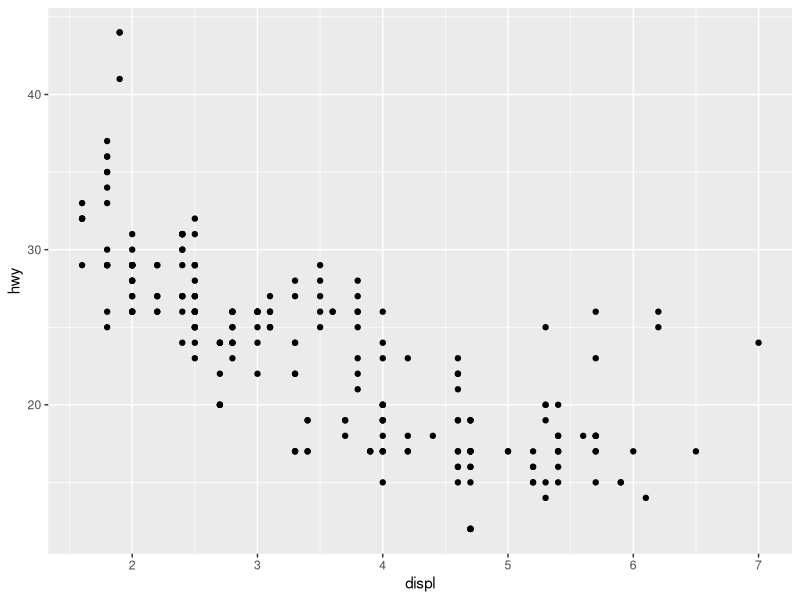
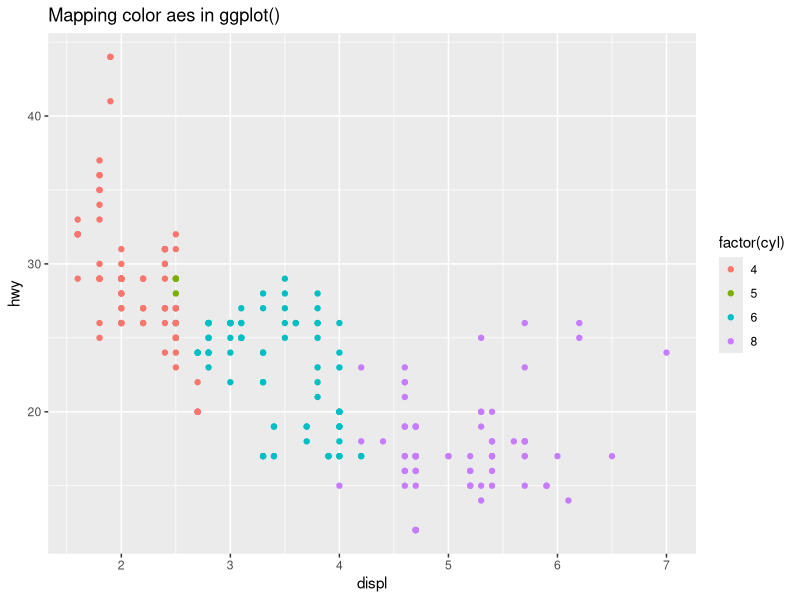
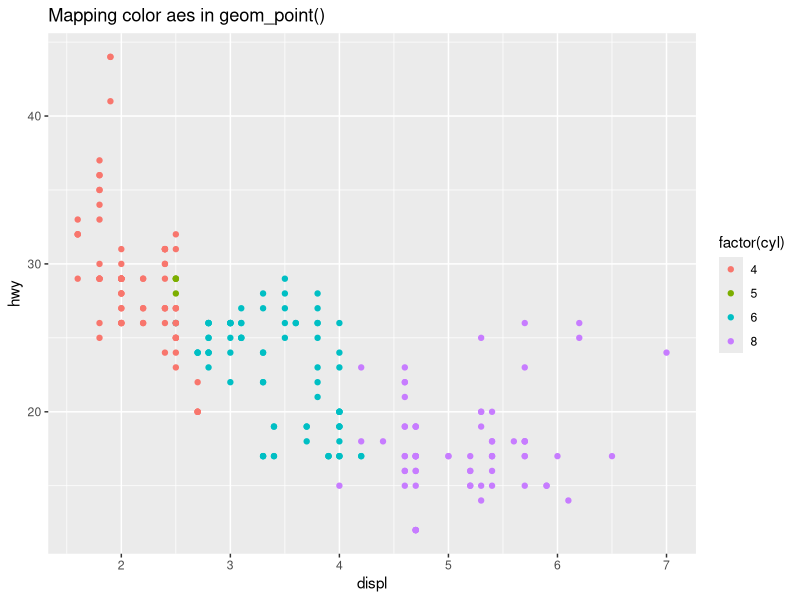
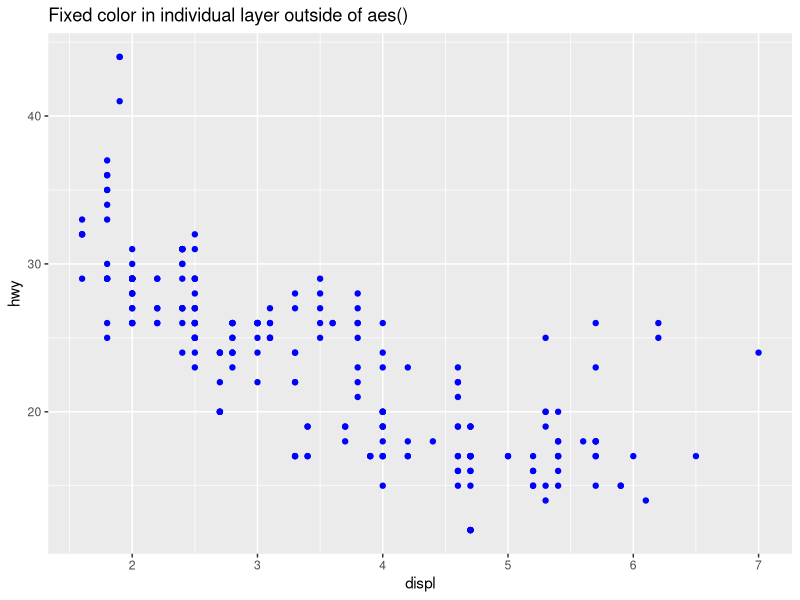
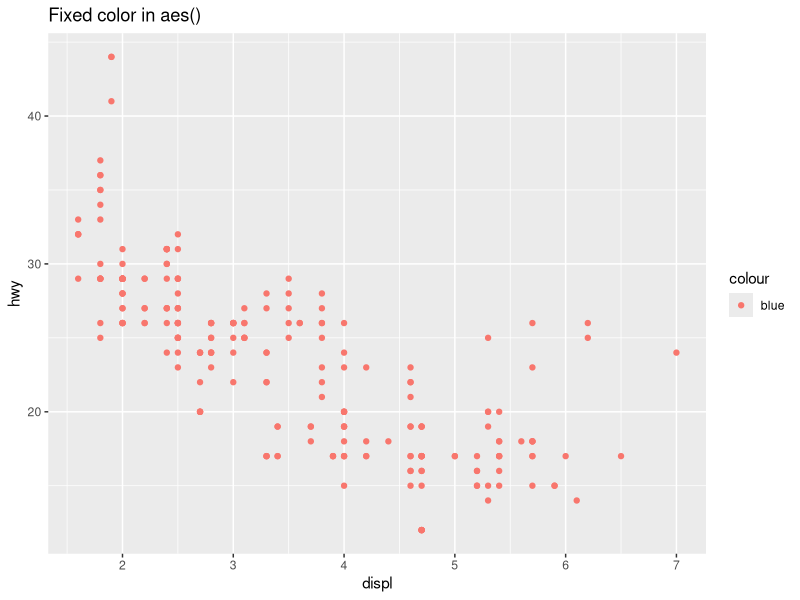
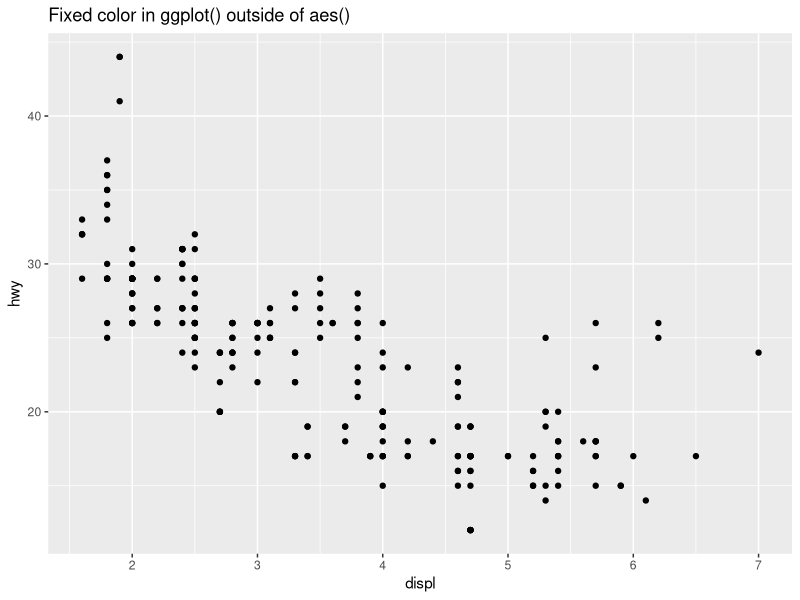
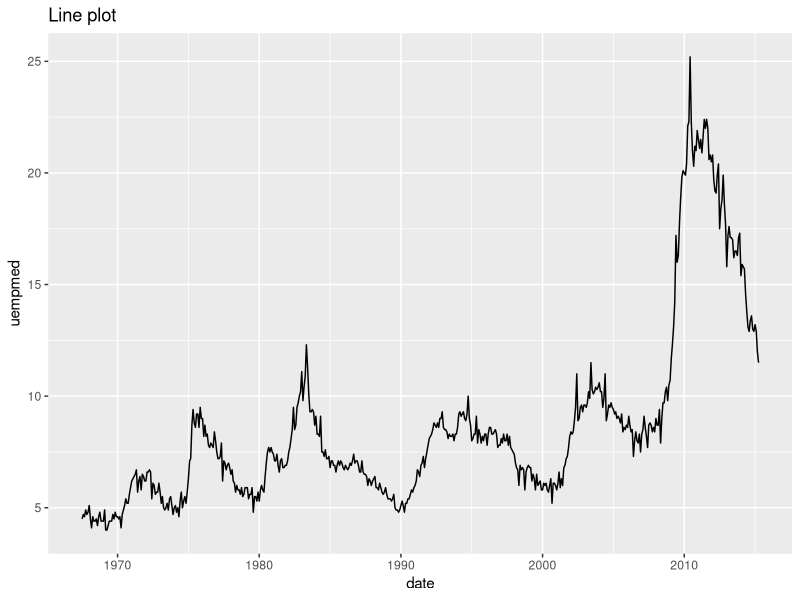
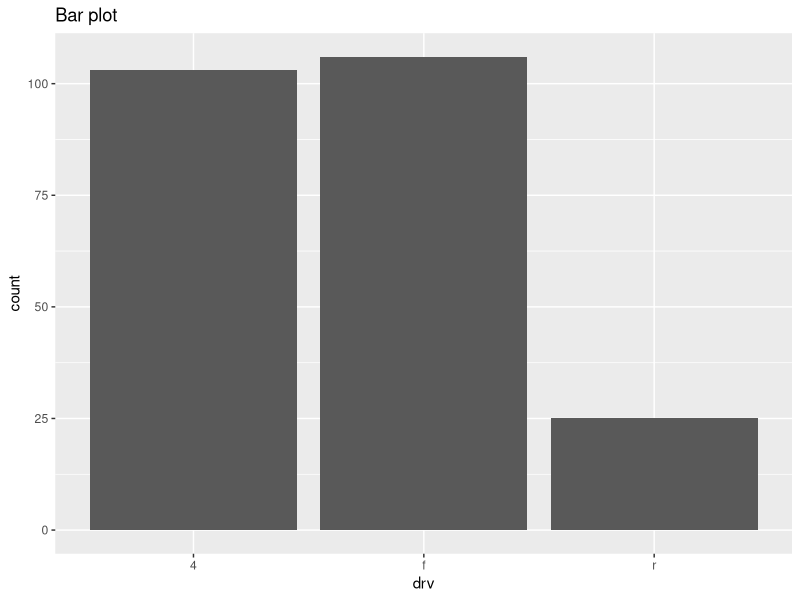

R code for these plots, in order:
## ---- chunk 1
knitr::opts_chunk$set(echo = TRUE, fig.show = 'hold', out.width = '50%', 
  fig.asp = 1)
library(ggplot2)
## ---- chunk 2
## 发动机排量displ和在高速上每加仑里程数hwy
ggplot(mpg, aes(x = displ, y = hwy)) +
  geom_point()
## ---- chunk 3
# `aes`默认的前两个参数是`x`和`y`
# color 常用于离散的分类数据, 对于数值型分类数据，用`factor()`转化为因子，否则会被视为连续数据
ggplot(mpg, aes(displ, hwy, color = factor(cyl))) + 
  geom_point() +
  ggtitle("Mapping color aes in ggplot()") # 设置图形的title
# 也可以在后面的图层中设置相应的图形属性 (覆盖初始化时的图形属性设置)
ggplot(mpg, aes(displ, hwy)) +
  geom_point(aes(color = factor(cyl))) +
  ggtitle("Mapping color aes in geom_point()")
## ---- chunk 4
# 正确方法
ggplot(mpg, aes(displ, hwy)) +
  geom_point(color = "blue") +
  ggtitle("Fixed color in individual layer outside of aes()")
# 在aes()中设置，则会映把"blue"映射到一种颜色(默认为浅粉色)，并且添加一个图例(legend)
ggplot(mpg, aes(displ, hwy)) +
  geom_point(aes(color = "blue")) +
  ggtitle("Fixed color in aes()")
# 如果是在初始化的时候在`aes()`之外设置"blue"，在添加`geom_point()`图层时点的颜色为主题默认颜色(黑色)
ggplot(mpg, aes(displ, hwy), color = "blue") +
  geom_point() +
  ggtitle("Fixed color in ggplot() outside of aes()")

## ---- chunk 5
# 失业长度(uempmed)随着时间(date)的变化情况
ggplot(economics, aes(date, uempmed)) +
  geom_line() +
  ggtitle("Line plot")
ggplot(mpg, aes(drv)) +
  geom_bar() +
  ggtitle("Bar plot")
ggplot(mpg, aes(hwy)) +
  geom_histogram() +
  ggtitle("Histogram plot")
# 频率多边形
ggplot(mpg, aes(hwy)) +
  geom_freqpoly() +
  ggtitle("Frequency polygon plot")
